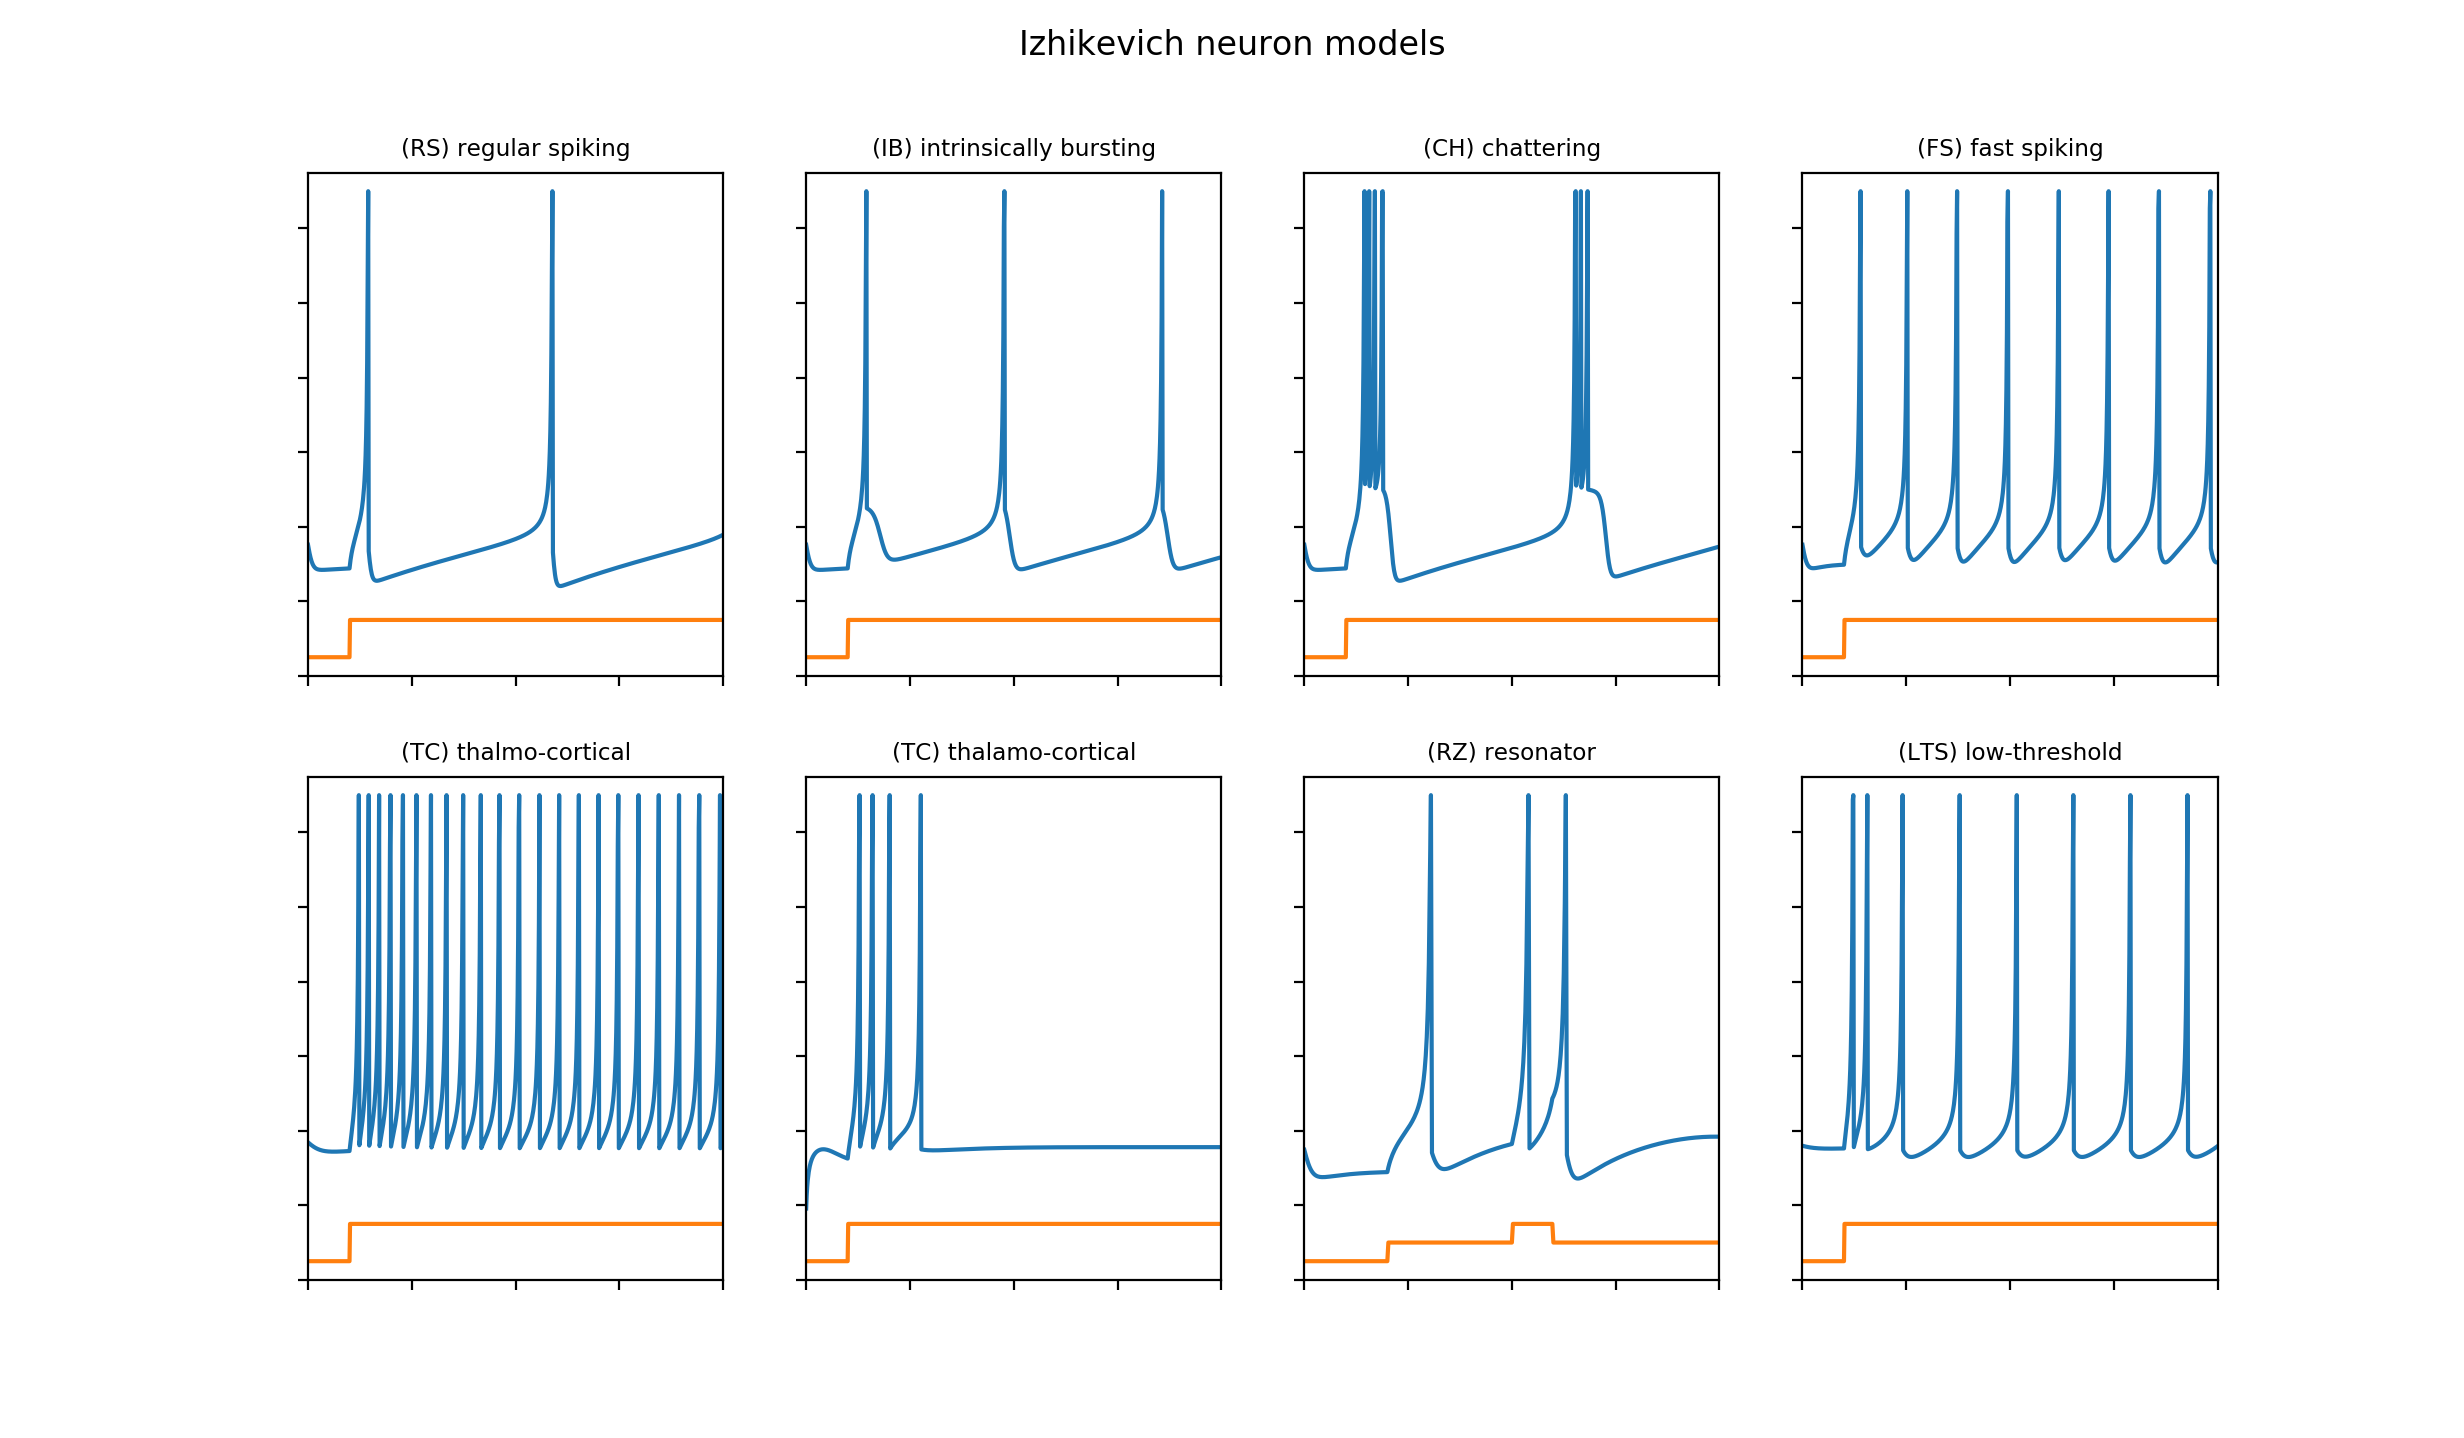

The Python source for this figure:
#!/usr/bin/env python
# -*- coding: utf-8 -*-

# Simple Model of Spiking Neurons
# IEEE Transactions on Neural Networks(2003) 14:1569 - 1572
#  Eugene M. Izhikevich
# https://www.izhikevich.org/publications/spikes.htm

# http://www.maths.dit.ie/~johnbutler/Izhikevich/IzhikevichModel.html
# https://extropynow.weebly.com/izhikevich-model-on-python.html

from numpy import *
from pylab import *


# Izhikevich neuron model

class IzhNeuron:
  def __init__(self, label, a, b, c, d, v0, u0=None):
    self.label = label
    self.a = a
    self.b = b
    self.c = c
    self.d = d
    self.v = v0
    self.u = u0 if u0 is not None else b*v0


class IzhSim:
  def __init__(self, n, T, dt=0.25):
    self.neuron = n
    self.dt = dt
    self.t = t = arange(0, T+dt, dt)
    self.stim = zeros(len(t))
    self.x = 5
    self.y = 140
    self.du = lambda a, b, v, u: a*(b*v - u)

  def integrate(self, n=None):
    if n is None:
      n = self.neuron

    trace = zeros((2, len(self.t)))
    for i, j in enumerate(self.stim):
      n.v += self.dt * (0.04*n.v**2 + self.x*n.v + self.y - n.u + self.stim[i])
      n.u += self.dt * self.du(n.a, n.b, n.v, n.u)
      if n.v < 30:
        trace[0, i] = n.v
        trace[1, i] = n.u
      else:
        trace[0, i] = 30
        n.v = n.c
        n.u += n.d
    return trace


def main():
  sims = []

  # a = decay rate of u(t)
  # b = sensitivity of u(t)
  # c = reset of v(t)
  # d = reset of u(t)

  # b = 0.2, c = −65, and
  # d = 8, a = 0.02 for excitatory neurons and
  # d = 2, a = 0.1 for inhibitory neurons

  # n = IzhNeuron("(A) tonic spiking", a=0.02, b=0.2, c=-65, d=6, v0=-70)
  # s = IzhSim(n, T=100)
  # for i, t in enumerate(s.t):
  #   s.stim[i] = 14 if t > 10 else 0
  # sims.append(s)
  #
  # n = IzhNeuron("(B) phasic spiking", a=0.02, b=0.25, c=-65, d=6, v0=-64)
  # s = IzhSim(n, T=200)
  # for i, t in enumerate(s.t):
  #   s.stim[i] = 0.5 if t > 20 else 0
  # sims.append(s)

  n = IzhNeuron("(RS) regular spiking", a=0.02, b=0.2, c=-65, d=8, v0=-64)
  s = IzhSim(n, T=200)
  for i, t in enumerate(s.t):
    s.stim[i] = 5 if t > 20 else 0
  sims.append(s)

  n = IzhNeuron("(IB) intrinsically bursting", a=0.02, b=0.2, c=-55, d=4, v0=-64)
  s = IzhSim(n, T=200)
  for i, t in enumerate(s.t):
    s.stim[i] = 5 if t > 20 else 0
  sims.append(s)

  n = IzhNeuron("(CH) chattering", a=0.02, b=0.2, c=-50, d=2, v0=-64)
  s = IzhSim(n, T=200)
  for i, t in enumerate(s.t):
    s.stim[i] = 5 if t > 20 else 0
  sims.append(s)

  n = IzhNeuron("(FS) fast spiking", a=0.1, b=0.2, c=-65, d=2, v0=-64)
  s = IzhSim(n, T=200)
  for i, t in enumerate(s.t):
    s.stim[i] = 5 if t > 20 else 0
  sims.append(s)

  n = IzhNeuron("(TC) thalmo-cortical", a=0.02, b=0.25, c=-65, d=0.05, v0=-63)
  s = IzhSim(n, T=200)
  for i, t in enumerate(s.t):
    s.stim[i] = 5 if t > 20 else 0
  sims.append(s)

  n = IzhNeuron("(TC) thalamo-cortical", a=0.02, b=0.25, c=-65, d=0.05, v0=-87)
  s = IzhSim(n, T=200)
  for i, t in enumerate(s.t):
    s.stim[i] = 0 if t > 20 else -5
  sims.append(s)

  # Parameters not correct, doesn't resonate properly
  n = IzhNeuron("(RZ) resonator", a=0.1, b=0.26, c=-65, d=2, v0=-64)
  s = IzhSim(n, T=100)
  for i, t in enumerate(s.t):
    s.stim[i] = 0 if t > 20 else -5
    s.stim[i] = 5 if t > 50 and t < 60 else s.stim[i]
  sims.append(s)

  n = IzhNeuron("(LTS) low-threshold", a=0.02, b=0.25, c=-65, d=2, v0=-64)
  s = IzhSim(n, T=200)
  for i, t in enumerate(s.t):
    s.stim[i] = 5 if t > 20 else 0
  sims.append(s)

  # Simulate
  fig = figure()
  fig.suptitle('Izhikevich neuron models')

  for i, s in enumerate(sims):
    res = s.integrate()

    ax = subplot(2, 4, i+1)
    ax.plot(s.t, res[0], s.t, -95 + ((s.stim - min(s.stim))/(max(s.stim) - min(s.stim)))*10)

    ax.set_xlim([0, s.t[-1]])
    ax.set_ylim([-100, 35])

    ax.set_title(s.neuron.label, size="small")

    ax.set_xticklabels([])
    ax.set_yticklabels([])

  show()


if __name__ == "__main__":
    main()
